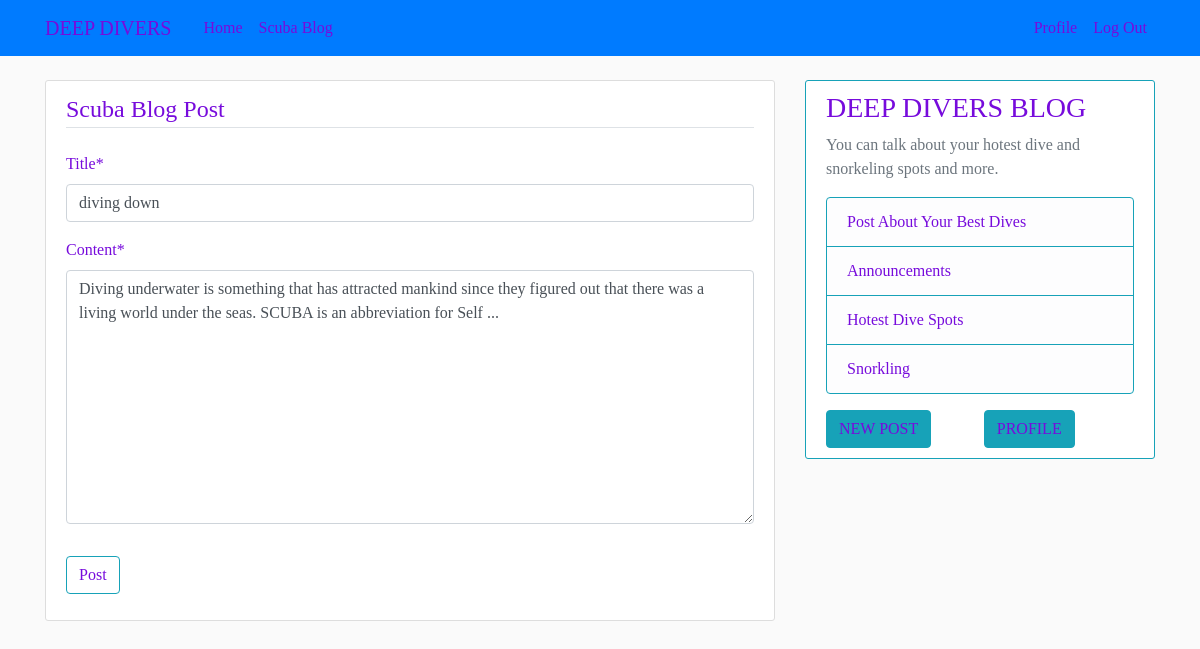
The app's page /post/11/update/ (signed in) with its own data.
### scuba_blog/models.py (models this page shows, shortened)
class Post(models.Model):
    title= models.CharField(max_length=100)
    content= models.TextField()
    date_posted= models.DateTimeField(default= timezone.now)
    author = models.ForeignKey(User, on_delete= models.CASCADE)

### scuba_blog/views.py (the view, shortened to what this page needs)
# urls.py: path('post/<int:pk>/update/', PostUpdateView.as_view(), name='post-update'),
class PostUpdateView(LoginRequiredMixin, UserPassesTestMixin, UpdateView):
    model = Post
    fields = ['title', 'content']
    def test_func(self):
        post = self.get_object()
        if self.request.user == post.author:
            return True
        return False

### scuba_blog/templates/scuba_blog/post_form.html (shortened to what this page needs)
{% extends "scuba_blog/base.html" %}
{% load crispy_forms_tags %}
{% block content %}
    <div id="title" class="content-section">
        <form method="POST">
            <fieldset id="title" class="form-group">
                <legend class="border-bottom mb-4"> Scuba Blog Post</legend>
                {{ form|crispy }}
            </fieldset>
            <div  class="form-group">
                <button id="title"  class="btn btn-outline-info" type="submit">Post</button>
            </div>
        </form>
    </div>
{% endblock content %}

### static/css/main.css (style rules this page uses)
body { background: #fafafa; color: #2409bd; margin-top: 5rem; width:100%; }
#title { font-family: Algerian,Castellar; color: #770bdc; }
.content-section { background: #ffffff; padding: 10px 20px; border: 1px solid #dddddd; border-radius: 3px; margin-bottom: 20px; }

### records on screen
Post: title "diving down", content "Diving underwater is something that has attracted mankind since they figured out that there was a living world under the seas. SCUBA is an abbreviation for Self ..."
